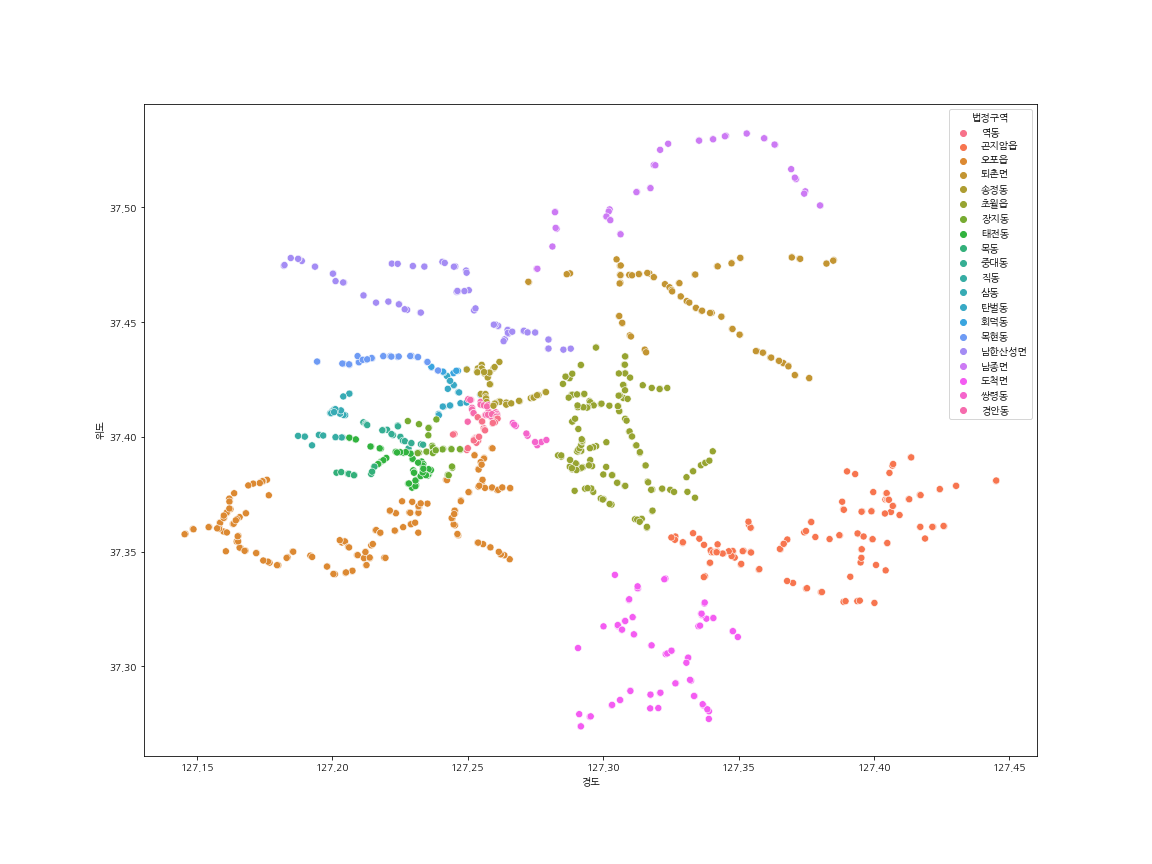

Write the Python code that produced this figure.
#!/usr/bin/env python
# coding: utf-8

# In[1]:


import warnings
warnings.filterwarnings('ignore')
import pandas as pd
import matplotlib.pyplot as plt
import seaborn as sns
import folium
plt.rcParams['font.family'] = 'NanumGothicCoding'
plt.rcParams['font.size'] = 12


# In[2]:


bus = pd.read_csv('./data/경기도_광주시_버스정류장_08_25_2021.csv', encoding='euc-kr', engine='python')
bus.shape


# In[3]:


bus.head()


# In[4]:


bus.columns


# In[5]:


df_bus = bus[['도로구간번호', '법정구역', '정류장명', '정류장종류', '위도', '경도', '비고']]
df_bus


# In[6]:


df_bus.dtypes


# In[7]:


# 연산에 사용할 데이터가 아니기 때문에 object(문자열)형태로 변경한다.
df_bus['도로구간번호'] = df_bus['도로구간번호'].astype(str)


# In[8]:


df_bus.dtypes


# In[9]:


# folium을 이용한 지도 시각화
map_bus = folium.Map(location=[df_bus['위도'].mean(), df_bus['경도'].mean()], zoom_start=12)
for i in df_bus.index:
    # 택시 정류장인 경우 아이콘의 색상을 'red'로 한다.
    if df_bus['정류장명'][i] == 'TAXI정류장':
        bus_name = df_bus.loc[i, '정류장명']
        popup = folium.Popup(bus_name, max_width=200)
        folium.Marker(location=[df_bus.loc[i, '위도'], df_bus.loc[i, '경도']], popup=popup, icon=folium.Icon(color='red')).add_to(map_bus)
    # 현장에는 정류장이 없으나 BIS시스템 상에 존재하는 정류장은 아이콘의 색상을 'green'으로 한다.
    elif df_bus['비고'][i] == '현장에는 정류장이 없으나 BIS시스템 상에 존재하는 정류장':
        bus_name = df_bus.loc[i, '정류장명']
        popup = folium.Popup(bus_name, max_width=200)
        folium.Marker(location=[df_bus.loc[i, '위도'], df_bus.loc[i, '경도']], popup=popup, icon=folium.Icon(color='green')).add_to(map_bus)
    else:
        bus_name = df_bus.loc[i, '정류장명']
        popup = folium.Popup(bus_name, max_width=200)
        folium.Marker(location=[df_bus.loc[i, '위도'], df_bus.loc[i, '경도']], popup=popup).add_to(map_bus)

map_bus.save('./output/bus_map.html')
map_bus


# In[10]:


# seaborn을 이용한 시각화
# 법정구역별로 정류장색을 나눴다
plt.figure(figsize=[16, 12])
sns.scatterplot(data=df_bus, x='경도', y='위도', hue='법정구역', s=50)
plt.savefig('./output/project.png')


# In[ ]:





# In[ ]:





# In[ ]:




